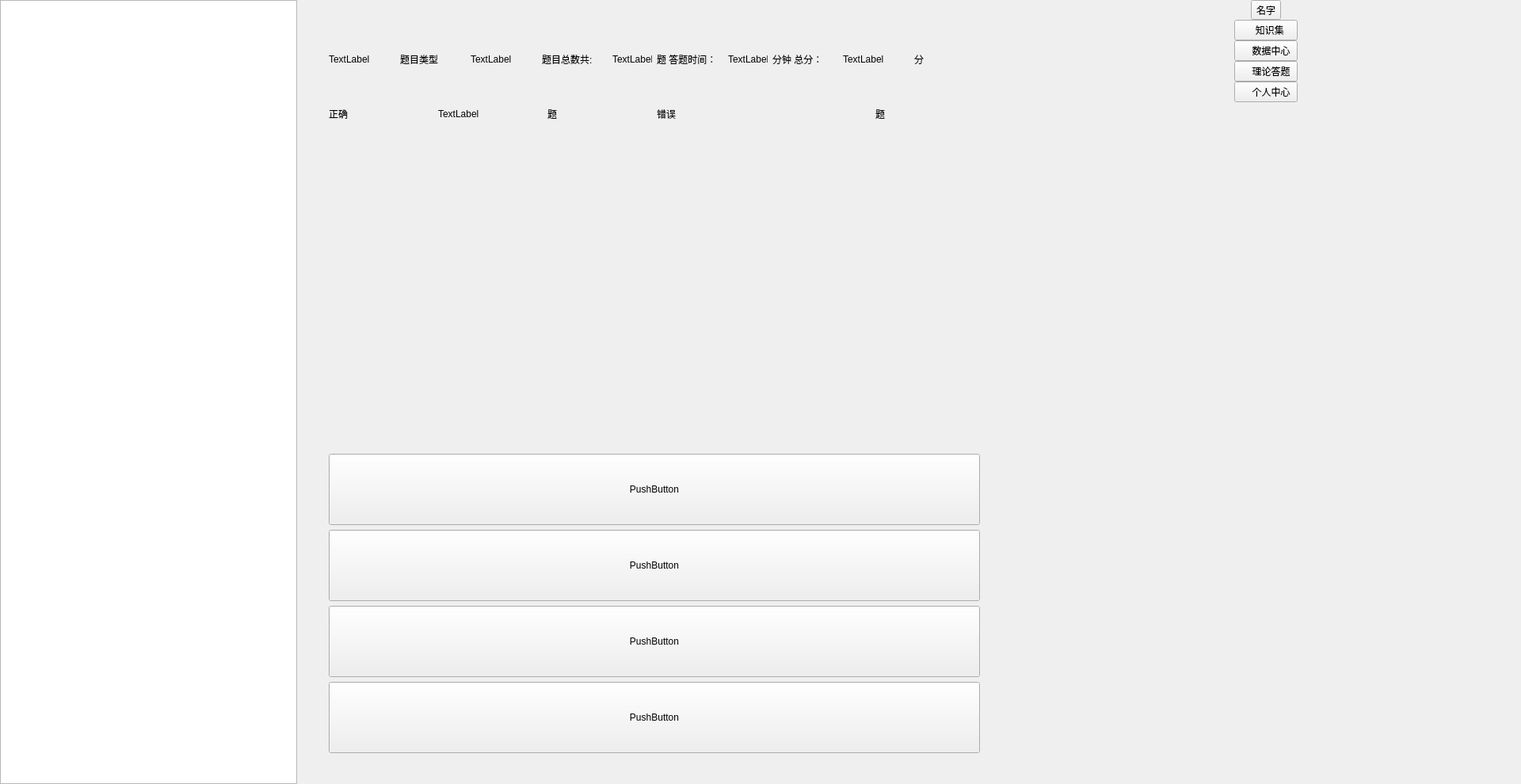
<?xml version="1.0" encoding="UTF-8"?>
<ui version="4.0">
 <class>SYQuestionMainWindow</class>
 <widget class="QWidget" name="SYQuestionMainWindow">
  <property name="enabled">
   <bool>true</bool>
  </property>
  <property name="geometry">
   <rect>
    <x>0</x>
    <y>0</y>
    <width>1920</width>
    <height>990</height>
   </rect>
  </property>
  <property name="sizePolicy">
   <sizepolicy hsizetype="Expanding" vsizetype="Expanding">
    <horstretch>0</horstretch>
    <verstretch>0</verstretch>
   </sizepolicy>
  </property>
  <property name="windowTitle">
   <string>SimLaparo</string>
  </property>
  <layout class="QHBoxLayout" name="horizontalLayout_28">
   <property name="spacing">
    <number>0</number>
   </property>
   <property name="leftMargin">
    <number>0</number>
   </property>
   <property name="topMargin">
    <number>0</number>
   </property>
   <property name="rightMargin">
    <number>0</number>
   </property>
   <property name="bottomMargin">
    <number>0</number>
   </property>
   <item>
    <widget class="QFrame" name="leftFrame">
     <property name="minimumSize">
      <size>
       <width>376</width>
       <height>0</height>
      </size>
     </property>
     <property name="maximumSize">
      <size>
       <width>376</width>
       <height>16777215</height>
      </size>
     </property>
     <property name="frameShape">
      <enum>QFrame::NoFrame</enum>
     </property>
     <property name="frameShadow">
      <enum>QFrame::Raised</enum>
     </property>
     <layout class="QVBoxLayout" name="verticalLayout_5">
      <property name="spacing">
       <number>0</number>
      </property>
      <property name="leftMargin">
       <number>0</number>
      </property>
      <property name="topMargin">
       <number>0</number>
      </property>
      <property name="rightMargin">
       <number>0</number>
      </property>
      <property name="bottomMargin">
       <number>0</number>
      </property>
      <item>
       <widget class="QTableWidget" name="questtable">
        <property name="maximumSize">
         <size>
          <width>375</width>
          <height>16777215</height>
         </size>
        </property>
        <property name="showGrid">
         <bool>false</bool>
        </property>
        <attribute name="horizontalHeaderVisible">
         <bool>false</bool>
        </attribute>
        <attribute name="horizontalHeaderHighlightSections">
         <bool>false</bool>
        </attribute>
        <attribute name="verticalHeaderVisible">
         <bool>false</bool>
        </attribute>
        <attribute name="verticalHeaderHighlightSections">
         <bool>false</bool>
        </attribute>
       </widget>
      </item>
     </layout>
    </widget>
   </item>
   <item>
    <widget class="QFrame" name="centerFrame">
     <property name="minimumSize">
      <size>
       <width>900</width>
       <height>0</height>
      </size>
     </property>
     <property name="frameShape">
      <enum>QFrame::NoFrame</enum>
     </property>
     <property name="frameShadow">
      <enum>QFrame::Raised</enum>
     </property>
     <layout class="QVBoxLayout" name="verticalLayout_17">
      <property name="spacing">
       <number>0</number>
      </property>
      <property name="leftMargin">
       <number>30</number>
      </property>
      <property name="topMargin">
       <number>30</number>
      </property>
      <property name="rightMargin">
       <number>30</number>
      </property>
      <property name="bottomMargin">
       <number>30</number>
      </property>
      <item>
       <widget class="QFrame" name="questinfoframe">
        <property name="minimumSize">
         <size>
          <width>0</width>
          <height>90</height>
         </size>
        </property>
        <property name="maximumSize">
         <size>
          <width>16777215</width>
          <height>90</height>
         </size>
        </property>
        <layout class="QHBoxLayout" name="horizontalLayout">
         <item>
          <widget class="QLabel" name="label_2">
           <property name="text">
            <string>TextLabel</string>
           </property>
          </widget>
         </item>
         <item>
          <widget class="QLabel" name="label">
           <property name="text">
            <string>题目类型</string>
           </property>
          </widget>
         </item>
         <item>
          <widget class="QLabel" name="label_3">
           <property name="maximumSize">
            <size>
             <width>100</width>
             <height>16777215</height>
            </size>
           </property>
           <property name="text">
            <string>TextLabel</string>
           </property>
          </widget>
         </item>
         <item>
          <widget class="QLabel" name="label_4">
           <property name="text">
            <string>题目总数共:</string>
           </property>
          </widget>
         </item>
         <item>
          <widget class="QLabel" name="label_8">
           <property name="maximumSize">
            <size>
             <width>50</width>
             <height>16777215</height>
            </size>
           </property>
           <property name="text">
            <string>TextLabel</string>
           </property>
          </widget>
         </item>
         <item>
          <widget class="QLabel" name="label_5">
           <property name="text">
            <string>题 答题时间：</string>
           </property>
          </widget>
         </item>
         <item>
          <widget class="QLabel" name="label_6">
           <property name="maximumSize">
            <size>
             <width>50</width>
             <height>16777215</height>
            </size>
           </property>
           <property name="text">
            <string>TextLabel</string>
           </property>
          </widget>
         </item>
         <item>
          <widget class="QLabel" name="label_7">
           <property name="text">
            <string>分钟 总分：</string>
           </property>
          </widget>
         </item>
         <item>
          <widget class="QLabel" name="label_9">
           <property name="text">
            <string>TextLabel</string>
           </property>
          </widget>
         </item>
         <item>
          <widget class="QLabel" name="label_10">
           <property name="text">
            <string>分</string>
           </property>
          </widget>
         </item>
        </layout>
       </widget>
      </item>
      <item>
       <widget class="QFrame" name="questContentFrame">
        <layout class="QVBoxLayout" name="verticalLayout">
         <item>
          <layout class="QHBoxLayout" name="horizontalLayout_2">
           <item>
            <widget class="QLabel" name="label_15">
             <property name="text">
              <string>正确</string>
             </property>
            </widget>
           </item>
           <item>
            <widget class="QLabel" name="label_14">
             <property name="minimumSize">
              <size>
               <width>0</width>
               <height>30</height>
              </size>
             </property>
             <property name="text">
              <string>TextLabel</string>
             </property>
            </widget>
           </item>
           <item>
            <widget class="QLabel" name="label_13">
             <property name="text">
              <string>题</string>
             </property>
            </widget>
           </item>
           <item>
            <widget class="QLabel" name="label_12">
             <property name="text">
              <string>错误</string>
             </property>
            </widget>
           </item>
           <item>
            <widget class="QLabel" name="label_11">
             <property name="text">
              <string/>
             </property>
            </widget>
           </item>
           <item>
            <widget class="QLabel" name="label_16">
             <property name="text">
              <string>题</string>
             </property>
            </widget>
           </item>
          </layout>
         </item>
         <item>
          <spacer name="verticalSpacer">
           <property name="orientation">
            <enum>Qt::Vertical</enum>
           </property>
           <property name="sizeHint" stdset="0">
            <size>
             <width>20</width>
             <height>40</height>
            </size>
           </property>
          </spacer>
         </item>
         <item>
          <layout class="QVBoxLayout" name="verticalLayout_2">
           <item>
            <widget class="QPushButton" name="bt_answera">
             <property name="minimumSize">
              <size>
               <width>0</width>
               <height>90</height>
              </size>
             </property>
             <property name="maximumSize">
              <size>
               <width>16777215</width>
               <height>90</height>
              </size>
             </property>
             <property name="text">
              <string>PushButton</string>
             </property>
            </widget>
           </item>
           <item>
            <widget class="QPushButton" name="bt_answerb">
             <property name="minimumSize">
              <size>
               <width>0</width>
               <height>90</height>
              </size>
             </property>
             <property name="maximumSize">
              <size>
               <width>16777215</width>
               <height>90</height>
              </size>
             </property>
             <property name="text">
              <string>PushButton</string>
             </property>
            </widget>
           </item>
           <item>
            <widget class="QPushButton" name="bt_answerc">
             <property name="minimumSize">
              <size>
               <width>0</width>
               <height>90</height>
              </size>
             </property>
             <property name="maximumSize">
              <size>
               <width>16777215</width>
               <height>90</height>
              </size>
             </property>
             <property name="text">
              <string>PushButton</string>
             </property>
            </widget>
           </item>
           <item>
            <widget class="QPushButton" name="bt_answerd">
             <property name="minimumSize">
              <size>
               <width>0</width>
               <height>90</height>
              </size>
             </property>
             <property name="maximumSize">
              <size>
               <width>16777215</width>
               <height>90</height>
              </size>
             </property>
             <property name="text">
              <string>PushButton</string>
             </property>
            </widget>
           </item>
          </layout>
         </item>
        </layout>
       </widget>
      </item>
     </layout>
    </widget>
   </item>
   <item>
    <widget class="QFrame" name="rightFrame">
     <property name="frameShape">
      <enum>QFrame::NoFrame</enum>
     </property>
     <property name="frameShadow">
      <enum>QFrame::Raised</enum>
     </property>
     <layout class="QVBoxLayout" name="verticalLayout_5">
      <property name="spacing">
       <number>0</number>
      </property>
      <property name="leftMargin">
       <number>0</number>
      </property>
      <property name="topMargin">
       <number>0</number>
      </property>
      <property name="rightMargin">
       <number>0</number>
      </property>
      <property name="bottomMargin">
       <number>0</number>
      </property>
      <item>
       <layout class="QVBoxLayout" name="verticalLayout_4" stretch="0,0,0,0,0,132">
        <property name="spacing">
         <number>0</number>
        </property>
        <item>
         <layout class="QHBoxLayout" name="horizontalLayout_6">
          <item>
           <spacer name="horizontalSpacer_8">
            <property name="orientation">
             <enum>Qt::Horizontal</enum>
            </property>
            <property name="sizeHint" stdset="0">
             <size>
              <width>40</width>
              <height>20</height>
             </size>
            </property>
           </spacer>
          </item>
          <item>
           <widget class="QToolButton" name="headBtn">
            <property name="text">
             <string>名字</string>
            </property>
            <property name="checkable">
             <bool>false</bool>
            </property>
            <property name="toolButtonStyle">
             <enum>Qt::ToolButtonTextUnderIcon</enum>
            </property>
           </widget>
          </item>
          <item>
           <spacer name="horizontalSpacer_10">
            <property name="orientation">
             <enum>Qt::Horizontal</enum>
            </property>
            <property name="sizeHint" stdset="0">
             <size>
              <width>40</width>
              <height>20</height>
             </size>
            </property>
           </spacer>
          </item>
         </layout>
        </item>
        <item>
         <layout class="QHBoxLayout" name="horizontalLayout_7">
          <item>
           <spacer name="horizontalSpacer_11">
            <property name="orientation">
             <enum>Qt::Horizontal</enum>
            </property>
            <property name="sizeHint" stdset="0">
             <size>
              <width>40</width>
              <height>20</height>
             </size>
            </property>
           </spacer>
          </item>
          <item>
           <widget class="QPushButton" name="knowledgeLibBtn">
            <property name="text">
             <string>    知识集 </string>
            </property>
            <property name="checkable">
             <bool>true</bool>
            </property>
           </widget>
          </item>
          <item>
           <spacer name="horizontalSpacer_12">
            <property name="orientation">
             <enum>Qt::Horizontal</enum>
            </property>
            <property name="sizeHint" stdset="0">
             <size>
              <width>40</width>
              <height>20</height>
             </size>
            </property>
           </spacer>
          </item>
         </layout>
        </item>
        <item>
         <layout class="QHBoxLayout" name="horizontalLayout_9">
          <item>
           <spacer name="horizontalSpacer_14">
            <property name="orientation">
             <enum>Qt::Horizontal</enum>
            </property>
            <property name="sizeHint" stdset="0">
             <size>
              <width>40</width>
              <height>20</height>
             </size>
            </property>
           </spacer>
          </item>
          <item>
           <widget class="QPushButton" name="dataCenterBtn">
            <property name="text">
             <string>    数据中心</string>
            </property>
            <property name="checkable">
             <bool>true</bool>
            </property>
           </widget>
          </item>
          <item>
           <spacer name="horizontalSpacer_15">
            <property name="orientation">
             <enum>Qt::Horizontal</enum>
            </property>
            <property name="sizeHint" stdset="0">
             <size>
              <width>40</width>
              <height>20</height>
             </size>
            </property>
           </spacer>
          </item>
         </layout>
        </item>
        <item>
         <layout class="QHBoxLayout" name="horizontalLayout_12">
          <item>
           <spacer name="horizontalSpacer_16">
            <property name="orientation">
             <enum>Qt::Horizontal</enum>
            </property>
            <property name="sizeHint" stdset="0">
             <size>
              <width>40</width>
              <height>20</height>
             </size>
            </property>
           </spacer>
          </item>
          <item>
           <widget class="QPushButton" name="answerBtn">
            <property name="text">
             <string>    理论答题</string>
            </property>
            <property name="checkable">
             <bool>true</bool>
            </property>
           </widget>
          </item>
          <item>
           <spacer name="horizontalSpacer_17">
            <property name="orientation">
             <enum>Qt::Horizontal</enum>
            </property>
            <property name="sizeHint" stdset="0">
             <size>
              <width>40</width>
              <height>20</height>
             </size>
            </property>
           </spacer>
          </item>
         </layout>
        </item>
        <item>
         <layout class="QHBoxLayout" name="horizontalLayout_13">
          <item>
           <spacer name="horizontalSpacer_18">
            <property name="orientation">
             <enum>Qt::Horizontal</enum>
            </property>
            <property name="sizeHint" stdset="0">
             <size>
              <width>40</width>
              <height>20</height>
             </size>
            </property>
           </spacer>
          </item>
          <item>
           <widget class="QPushButton" name="personCenterBtn">
            <property name="text">
             <string>    个人中心</string>
            </property>
            <property name="checkable">
             <bool>true</bool>
            </property>
           </widget>
          </item>
          <item>
           <spacer name="horizontalSpacer_19">
            <property name="orientation">
             <enum>Qt::Horizontal</enum>
            </property>
            <property name="sizeHint" stdset="0">
             <size>
              <width>40</width>
              <height>20</height>
             </size>
            </property>
           </spacer>
          </item>
         </layout>
        </item>
        <item>
         <spacer name="verticalSpacer_5">
          <property name="orientation">
           <enum>Qt::Vertical</enum>
          </property>
          <property name="sizeHint" stdset="0">
           <size>
            <width>20</width>
            <height>40</height>
           </size>
          </property>
         </spacer>
        </item>
       </layout>
      </item>
     </layout>
    </widget>
   </item>
  </layout>
 </widget>
 <resources/>
 <connections/>
</ui>
